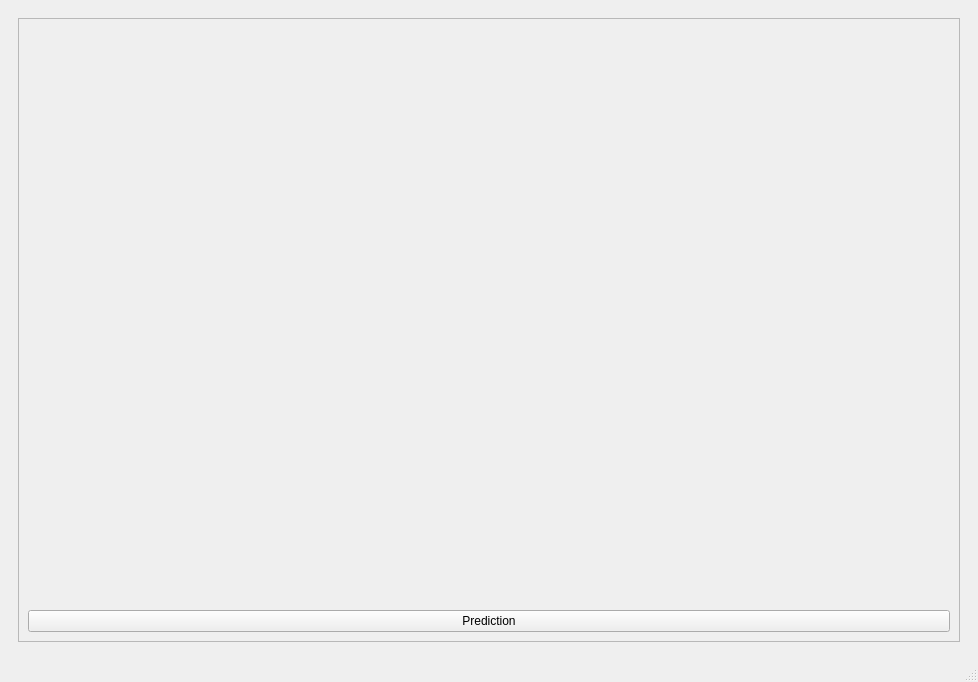
<?xml version="1.0" encoding="UTF-8"?>
<ui version="4.0">
 <class>MainWindow</class>
 <widget class="QMainWindow" name="MainWindow">
  <property name="geometry">
   <rect>
    <x>0</x>
    <y>0</y>
    <width>978</width>
    <height>682</height>
   </rect>
  </property>
  <property name="windowTitle">
   <string>MainWindow</string>
  </property>
  <property name="autoFillBackground">
   <bool>false</bool>
  </property>
  <widget class="QWidget" name="centralwidget">
   <layout class="QGridLayout" name="gridLayout_3">
    <item row="0" column="0">
     <widget class="QStackedWidget" name="stackedWidget">
      <property name="currentIndex">
       <number>1</number>
      </property>
      <widget class="QWidget" name="page">
       <property name="autoFillBackground">
        <bool>false</bool>
       </property>
       <layout class="QGridLayout" name="gridLayout_2">
        <item row="0" column="0">
         <widget class="QFrame" name="frame">
          <property name="frameShape">
           <enum>QFrame::Shape::StyledPanel</enum>
          </property>
          <property name="frameShadow">
           <enum>QFrame::Shadow::Raised</enum>
          </property>
          <layout class="QGridLayout" name="gridLayout">
           <item row="0" column="1">
            <layout class="QVBoxLayout" name="verticalLayout_2">
             <item>
              <widget class="QLabel" name="label_2">
               <property name="font">
                <font>
                 <pointsize>12</pointsize>
                 <bold>true</bold>
                 <strikeout>false</strikeout>
                </font>
               </property>
               <property name="autoFillBackground">
                <bool>false</bool>
               </property>
               <property name="text">
                <string>Model</string>
               </property>
               <property name="textFormat">
                <enum>Qt::TextFormat::AutoText</enum>
               </property>
               <property name="alignment">
                <set>Qt::AlignmentFlag::AlignCenter</set>
               </property>
              </widget>
             </item>
             <item>
              <widget class="QComboBox" name="comboBox">
               <property name="currentText">
                <string>SVR</string>
               </property>
               <property name="maxVisibleItems">
                <number>0</number>
               </property>
               <property name="insertPolicy">
                <enum>QComboBox::InsertPolicy::InsertAlphabetically</enum>
               </property>
               <item>
                <property name="text">
                 <string>SVR</string>
                </property>
               </item>
               <item>
                <property name="text">
                 <string>CNN-LSTM</string>
                </property>
               </item>
               <item>
                <property name="text">
                 <string>Transformer</string>
                </property>
               </item>
               <item>
                <property name="text">
                 <string>LSTM</string>
                </property>
               </item>
              </widget>
             </item>
             <item>
              <spacer name="verticalSpacer_2">
               <property name="orientation">
                <enum>Qt::Orientation::Vertical</enum>
               </property>
               <property name="sizeHint" stdset="0">
                <size>
                 <width>20</width>
                 <height>40</height>
                </size>
               </property>
              </spacer>
             </item>
             <item>
              <spacer name="horizontalSpacer">
               <property name="orientation">
                <enum>Qt::Orientation::Horizontal</enum>
               </property>
               <property name="sizeHint" stdset="0">
                <size>
                 <width>40</width>
                 <height>20</height>
                </size>
               </property>
              </spacer>
             </item>
             <item>
              <widget class="QPushButton" name="NextButton">
               <property name="text">
                <string>Next</string>
               </property>
              </widget>
             </item>
            </layout>
           </item>
           <item row="0" column="0">
            <layout class="QVBoxLayout" name="verticalLayout">
             <item>
              <widget class="QLabel" name="label_3">
               <property name="font">
                <font>
                 <pointsize>12</pointsize>
                 <bold>true</bold>
                </font>
               </property>
               <property name="text">
                <string>Market name</string>
               </property>
               <property name="alignment">
                <set>Qt::AlignmentFlag::AlignCenter</set>
               </property>
              </widget>
             </item>
             <item>
              <widget class="QLineEdit" name="marketName">
               <property name="font">
                <font>
                 <pointsize>12</pointsize>
                </font>
               </property>
               <property name="text">
                <string/>
               </property>
               <property name="alignment">
                <set>Qt::AlignmentFlag::AlignCenter</set>
               </property>
               <property name="placeholderText">
                <string>Type market name here</string>
               </property>
              </widget>
             </item>
             <item>
              <widget class="QTableWidget" name="tableWidget_2"/>
             </item>
             <item>
              <spacer name="verticalSpacer_3">
               <property name="orientation">
                <enum>Qt::Orientation::Vertical</enum>
               </property>
               <property name="sizeHint" stdset="0">
                <size>
                 <width>20</width>
                 <height>40</height>
                </size>
               </property>
              </spacer>
             </item>
             <item>
              <widget class="QLabel" name="label">
               <property name="font">
                <font>
                 <pointsize>12</pointsize>
                 <bold>true</bold>
                 <strikeout>false</strikeout>
                </font>
               </property>
               <property name="autoFillBackground">
                <bool>false</bool>
               </property>
               <property name="text">
                <string>Stock name</string>
               </property>
               <property name="textFormat">
                <enum>Qt::TextFormat::AutoText</enum>
               </property>
               <property name="alignment">
                <set>Qt::AlignmentFlag::AlignCenter</set>
               </property>
              </widget>
             </item>
             <item>
              <widget class="QLineEdit" name="InputStockName">
               <property name="font">
                <font>
                 <pointsize>12</pointsize>
                </font>
               </property>
               <property name="text">
                <string notr="true"/>
               </property>
               <property name="alignment">
                <set>Qt::AlignmentFlag::AlignCenter</set>
               </property>
               <property name="placeholderText">
                <string>Type stock ticker here</string>
               </property>
              </widget>
             </item>
             <item>
              <widget class="QTableWidget" name="tableWidget"/>
             </item>
             <item>
              <spacer name="verticalSpacer">
               <property name="orientation">
                <enum>Qt::Orientation::Vertical</enum>
               </property>
               <property name="sizeHint" stdset="0">
                <size>
                 <width>20</width>
                 <height>40</height>
                </size>
               </property>
              </spacer>
             </item>
            </layout>
           </item>
          </layout>
         </widget>
        </item>
       </layout>
      </widget>
      <widget class="QWidget" name="page_2">
       <layout class="QGridLayout" name="gridLayout_5">
        <item row="0" column="0">
         <widget class="QFrame" name="frame_2">
          <property name="frameShape">
           <enum>QFrame::Shape::StyledPanel</enum>
          </property>
          <property name="frameShadow">
           <enum>QFrame::Shadow::Raised</enum>
          </property>
          <layout class="QVBoxLayout" name="verticalLayout_3">
           <item>
            <widget class="QWidget" name="widget" native="true"/>
           </item>
           <item>
            <widget class="QPushButton" name="pushButton">
             <property name="text">
              <string>Prediction</string>
             </property>
            </widget>
           </item>
          </layout>
         </widget>
        </item>
       </layout>
      </widget>
     </widget>
    </item>
   </layout>
  </widget>
  <widget class="QMenuBar" name="menubar">
   <property name="geometry">
    <rect>
     <x>0</x>
     <y>0</y>
     <width>978</width>
     <height>19</height>
    </rect>
   </property>
  </widget>
  <widget class="QStatusBar" name="statusbar"/>
 </widget>
 <resources/>
 <connections>
  <connection>
   <sender>tableWidget_2</sender>
   <signal>itemDoubleClicked(QTableWidgetItem*)</signal>
   <receiver>marketName</receiver>
   <slot>clear()</slot>
   <hints>
    <hint type="sourcelabel">
     <x>252</x>
     <y>192</y>
    </hint>
    <hint type="destinationlabel">
     <x>252</x>
     <y>77</y>
    </hint>
   </hints>
  </connection>
 </connections>
</ui>
